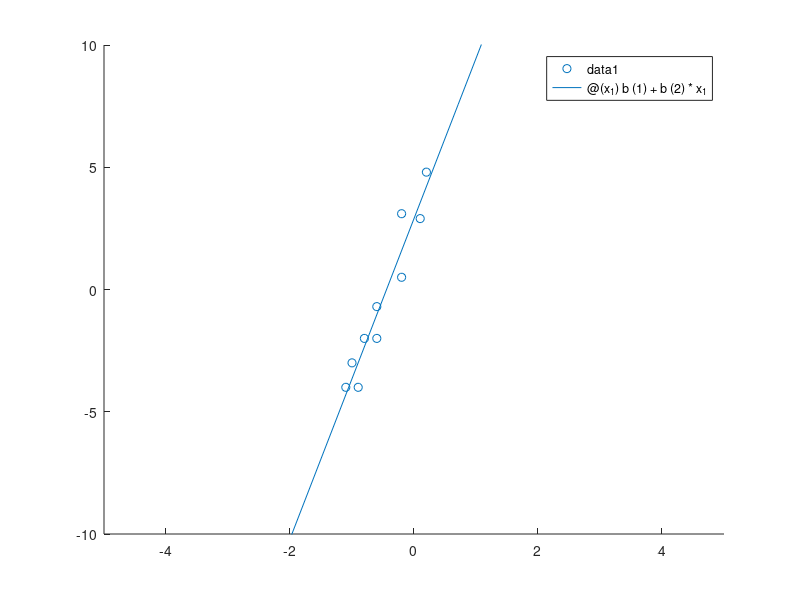

Write MATLAB code to recreate this figure.
%% Problem 7-9
x_1 = [-1.1,-1,-.9,-.8,-.6,-.6,-.2,-.2,.1,.2];
y_1 = [-4,-3,-4,-2,-2,-.7,.5,3.1,2.9,4.8];

X = [ones(length(x_1),1) transpose(x_1)];
b = X\transpose(y_1)
hold on;
scatter(x_1,y_1)
axis([-2 2 -10 10]);
fplot(@(x_1) b(1) + b(2)*x_1)
hold off;